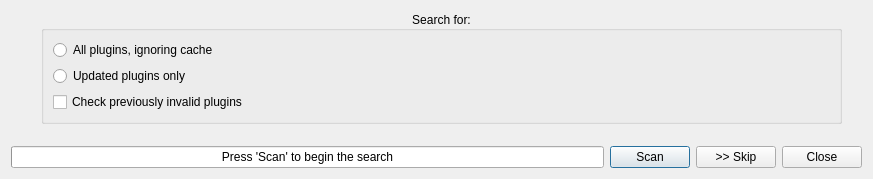
<?xml version="1.0" encoding="UTF-8"?>
<ui version="4.0">
 <class>PluginRefreshDialog</class>
 <widget class="QDialog" name="PluginRefreshDialog">
  <property name="geometry">
   <rect>
    <x>0</x>
    <y>0</y>
    <width>873</width>
    <height>179</height>
   </rect>
  </property>
  <property name="windowTitle">
   <string>Plugin Refresh</string>
  </property>
  <layout class="QVBoxLayout" name="verticalLayout_5">
   <item>
    <layout class="QHBoxLayout" name="horizontalLayout_3">
     <item>
      <spacer name="horizontalSpacer">
       <property name="orientation">
        <enum>Qt::Horizontal</enum>
       </property>
       <property name="sizeType">
        <enum>QSizePolicy::Preferred</enum>
       </property>
       <property name="sizeHint" stdset="0">
        <size>
         <width>30</width>
         <height>20</height>
        </size>
       </property>
      </spacer>
     </item>
     <item>
      <widget class="QGroupBox" name="group">
       <property name="title">
        <string>Search for:</string>
       </property>
       <property name="alignment">
        <set>Qt::AlignCenter</set>
       </property>
       <layout class="QHBoxLayout" name="horizontalLayout_2">
        <item>
         <layout class="QVBoxLayout" name="verticalLayout">
          <item>
           <widget class="QRadioButton" name="ch_all">
            <property name="text">
             <string>All plugins, ignoring cache</string>
            </property>
           </widget>
          </item>
          <item>
           <widget class="QRadioButton" name="ch_updated">
            <property name="text">
             <string>Updated plugins only</string>
            </property>
           </widget>
          </item>
          <item>
           <widget class="QCheckBox" name="ch_invalid">
            <property name="text">
             <string>Check previously invalid plugins</string>
            </property>
           </widget>
          </item>
         </layout>
        </item>
       </layout>
      </widget>
     </item>
     <item>
      <spacer name="horizontalSpacer_3">
       <property name="orientation">
        <enum>Qt::Horizontal</enum>
       </property>
       <property name="sizeType">
        <enum>QSizePolicy::Preferred</enum>
       </property>
       <property name="sizeHint" stdset="0">
        <size>
         <width>20</width>
         <height>20</height>
        </size>
       </property>
      </spacer>
     </item>
    </layout>
   </item>
   <item>
    <spacer name="verticalSpacer">
     <property name="orientation">
      <enum>Qt::Vertical</enum>
     </property>
     <property name="sizeHint" stdset="0">
      <size>
       <width>20</width>
       <height>6</height>
      </size>
     </property>
    </spacer>
   </item>
   <item>
    <layout class="QHBoxLayout" name="horizontalLayout">
     <item>
      <widget class="QProgressBar" name="progressBar">
       <property name="sizePolicy">
        <sizepolicy hsizetype="Expanding" vsizetype="Fixed">
         <horstretch>0</horstretch>
         <verstretch>0</verstretch>
        </sizepolicy>
       </property>
       <property name="maximum">
        <number>100</number>
       </property>
       <property name="value">
        <number>0</number>
       </property>
       <property name="format">
        <string>Press 'Scan' to begin the search</string>
       </property>
      </widget>
     </item>
     <item>
      <widget class="QPushButton" name="b_start">
       <property name="text">
        <string>Scan</string>
       </property>
       <property name="icon">
        <iconset resource="../../../resources/resources.qrc">
         <normaloff>:/16x16/arrow-right.svgz</normaloff>:/16x16/arrow-right.svgz</iconset>
       </property>
      </widget>
     </item>
     <item>
      <widget class="QPushButton" name="b_skip">
       <property name="text">
        <string>&gt;&gt; Skip</string>
       </property>
      </widget>
     </item>
     <item>
      <widget class="QPushButton" name="b_close">
       <property name="text">
        <string>Close</string>
       </property>
      </widget>
     </item>
    </layout>
   </item>
  </layout>
 </widget>
 <resources>
  <include location="../../../resources/resources.qrc"/>
 </resources>
 <connections>
  <connection>
   <sender>b_close</sender>
   <signal>clicked()</signal>
   <receiver>PluginRefreshDialog</receiver>
   <slot>close()</slot>
   <hints>
    <hint type="sourcelabel">
     <x>426</x>
     <y>231</y>
    </hint>
    <hint type="destinationlabel">
     <x>236</x>
     <y>125</y>
    </hint>
   </hints>
  </connection>
  <connection>
   <sender>ch_updated</sender>
   <signal>toggled(bool)</signal>
   <receiver>ch_invalid</receiver>
   <slot>setEnabled(bool)</slot>
   <hints>
    <hint type="sourcelabel">
     <x>436</x>
     <y>78</y>
    </hint>
    <hint type="destinationlabel">
     <x>436</x>
     <y>105</y>
    </hint>
   </hints>
  </connection>
 </connections>
</ui>
